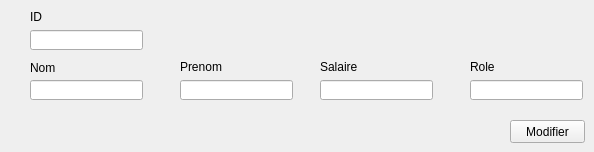
     <widget class="QWidget" name="modifier">
      <attribute name="title">
       <string>modifier</string>
      </attribute>
      <widget class="QLineEdit" name="lineEdit_6">
       <property name="geometry">
        <rect>
         <x>30</x>
         <y>30</y>
         <width>113</width>
         <height>20</height>
        </rect>
       </property>
      </widget>
      <widget class="QLineEdit" name="lineEdit_7">
       <property name="geometry">
        <rect>
         <x>30</x>
         <y>80</y>
         <width>113</width>
         <height>20</height>
        </rect>
       </property>
      </widget>
      <widget class="QLineEdit" name="lineEdit_8">
       <property name="geometry">
        <rect>
         <x>180</x>
         <y>80</y>
         <width>113</width>
         <height>20</height>
        </rect>
       </property>
      </widget>
      <widget class="QLineEdit" name="lineEdit_9">
       <property name="geometry">
        <rect>
         <x>320</x>
         <y>80</y>
         <width>113</width>
         <height>20</height>
        </rect>
       </property>
      </widget>
      <widget class="QLineEdit" name="lineEdit_10">
       <property name="geometry">
        <rect>
         <x>470</x>
         <y>80</y>
         <width>113</width>
         <height>20</height>
        </rect>
       </property>
      </widget>
      <widget class="QPushButton" name="pushButton_3">
       <property name="geometry">
        <rect>
         <x>510</x>
         <y>120</y>
         <width>75</width>
         <height>23</height>
        </rect>
       </property>
       <property name="text">
        <string>Modifier</string>
       </property>
      </widget>
      <widget class="QLabel" name="label_7">
       <property name="geometry">
        <rect>
         <x>30</x>
         <y>10</y>
         <width>47</width>
         <height>14</height>
        </rect>
       </property>
       <property name="text">
        <string>ID</string>
       </property>
      </widget>
      <widget class="QLabel" name="label_8">
       <property name="geometry">
        <rect>
         <x>30</x>
         <y>60</y>
         <width>51</width>
         <height>16</height>
        </rect>
       </property>
       <property name="text">
        <string>Nom</string>
       </property>
      </widget>
      <widget class="QLabel" name="label_9">
       <property name="geometry">
        <rect>
         <x>180</x>
         <y>60</y>
         <width>47</width>
         <height>14</height>
        </rect>
       </property>
       <property name="text">
        <string>Prenom</string>
       </property>
      </widget>
      <widget class="QLabel" name="label_10">
       <property name="geometry">
        <rect>
         <x>320</x>
         <y>60</y>
         <width>47</width>
         <height>14</height>
        </rect>
       </property>
       <property name="text">
        <string>Salaire</string>
       </property>
      </widget>
      <widget class="QLabel" name="label_11">
       <property name="geometry">
        <rect>
         <x>470</x>
         <y>60</y>
         <width>47</width>
         <height>14</height>
        </rect>
       </property>
       <property name="text">
        <string>Role</string>
       </property>
      </widget>
     </widget>
